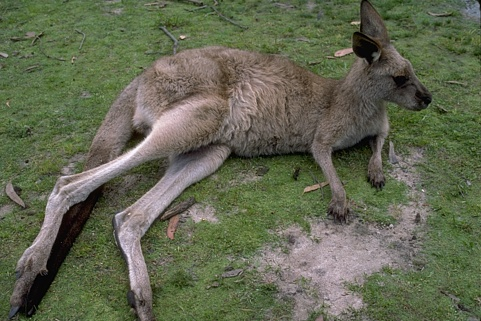
#> input picture VC_LISTA1/grupo 1/canguru.bmp, 481 x 321 px; its folder holds only this picture in this run
$ python 2a-filters_demo.py
#> lines starting #> are read from the running program, lines starting #| are printed output that depends on the picture
import os
import numpy as np
import cv2
import matplotlib.pyplot as plt


def conv_kernels(k1, k2):
    # convolution of small kernels (k1 * k2)
    return cv2.filter2D(k2, ddepth=-1, kernel=k1)


def ensure_float_kernel(k):
    kf = np.array(k, dtype=np.float64)
    # normalize sum if it's a box-like kernel (for display only)
    return kf


def process_one(path, out_dir):
#> called with path = 'VC_LISTA1/grupo 1/canguru.bmp', out_dir = 'VC_LISTA1/results_2a'
    img = cv2.imread(path, cv2.IMREAD_GRAYSCALE)
#> img: shape (321, 481); min 0, max 253, mean 99.5
    if img is None:
        print("cannot open", path)
        return None
    base = os.path.splitext(os.path.basename(path))[0]

    # define kernels
    h1 = np.ones((3, 3), dtype=np.float64) / 9.0
    h2 = np.array([[0, 1, 0], [1, -4, 1], [0, 1, 0]], dtype=np.float64)

    # compute in the two orders
    h2I = cv2.filter2D(img.astype(np.float64), ddepth=-1, kernel=h2)
    h1_h2I = cv2.filter2D(h2I, ddepth=-1, kernel=h1)

    h1I = cv2.filter2D(img.astype(np.float64), ddepth=-1, kernel=h1)
    h2_h1I = cv2.filter2D(h1I, ddepth=-1, kernel=h2)

    # combined kernel via discrete convolution (h1 * h2)
    combined_kernel = conv_kernels(h1, h2)
    combinedI = cv2.filter2D(img.astype(np.float64), ddepth=-1, kernel=combined_kernel)
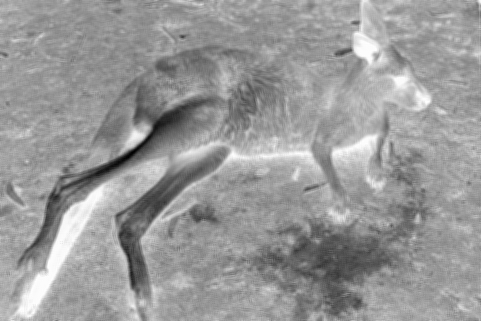
#> combinedI: shape (321, 481) float64; min -1617, max -29, mean -663.4; drawn with min black and max white

    # differences
    absdiff_2_3 = np.abs(h1_h2I - h2_h1I)

    # save images (scaled back to 0..255 properly)
    def save_gray(array, path):
        # clip and convert
#> called with path = 'VC_LISTA1/results_2a/canguru_h1h2I.png'
        a = np.clip(array, 0, 255).astype(np.uint8)
        cv2.imwrite(path, a)

    save_gray(h1_h2I, os.path.join(out_dir, base + "_h1h2I.png"))
    save_gray(h2_h1I, os.path.join(out_dir, base + "_h2h1I.png"))
    save_gray(combinedI, os.path.join(out_dir, base + "_combinedI.png"))
#> in save_gray (call 3), `a = np.clip(array, 0, 255).astype(np.uint8)`: a: shape (321, 481); every value is 0
    save_gray(absdiff_2_3, os.path.join(out_dir, base + "_absdiff23.png"))

    # save kernels as text and as visual enlarged images
    np.savetxt(os.path.join(out_dir, base + "_kernel_h1.txt"), h1, fmt="%.6f")
    np.savetxt(os.path.join(out_dir, base + "_kernel_h2.txt"), h2, fmt="%.6f")
    np.savetxt(
        os.path.join(out_dir, base + "_kernel_h1convh2.txt"),
        combined_kernel,
        fmt="%.6f",
    )

    def save_kernel_vis(k, path):
        # normalize to 0..255 for display
        kmin, kmax = k.min(), k.max()
        if kmax - kmin == 0:
            kv = np.zeros_like(k, dtype=np.uint8)
        else:
            kv = ((k - kmin) / (kmax - kmin) * 255).astype(np.uint8)
        # upscale for visibility
        up = cv2.resize(
            kv, (kv.shape[1] * 60, kv.shape[0] * 60), interpolation=cv2.INTER_NEAREST
        )
        cv2.imwrite(path, up)

    save_kernel_vis(h1, os.path.join(out_dir, base + "_kernel_h1_viz.png"))
    save_kernel_vis(h2, os.path.join(out_dir, base + "_kernel_h2_viz.png"))
#> in save_kernel_vis (call 2), `cv2.imwrite(path, up)`:
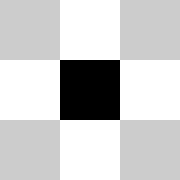
#> saved as canguru_kernel_h2_viz.png: shape (180, 180); min 0, max 255, mean 204
    save_kernel_vis(
        combined_kernel, os.path.join(out_dir, base + "_kernel_combined_viz.png")
    )
#> in save_kernel_vis (call 3), `cv2.imwrite(path, up)`:
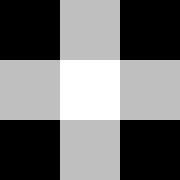
#> saved as canguru_kernel_combined_viz.png: shape (180, 180); min 0, max 255, mean 113.2

    # histograms
    plt.figure(figsize=(10, 6))
    plt.subplot(2, 1, 1)
    plt.imshow(img, cmap="gray")
    plt.title(base + " original")
    plt.axis("off")
    plt.subplot(2, 1, 2)
    for a, label in [
        (h1_h2I, "h1(h2(I))"),
        (h2_h1I, "h2(h1(I))"),
        (combinedI, "(h1*h2)I"),
        (absdiff_2_3, "absdiff"),
    ]:
        plt.hist(a.ravel(), bins=256, range=(0, 255), alpha=0.6, label=label)
#> this loop made 4 passes
#> label on passes 1 to 4: 'h1(h2(I))', 'h2(h1(I))', '(h1*h2)I', 'absdiff'
    plt.legend()
    plt.title("histograms")
    plt.tight_layout()
    plt.savefig(os.path.join(out_dir, base + "_hist_compare.png"), dpi=150)
#> figure, not shown here; panel 2: tallest bar 7242 high, from x = 0.996 to 1.99; panel 2: tallest bar 7287 high, from x = 0 to 0.996
    plt.close()

    # compute norms to quantify differences
    diff_norm = np.linalg.norm(h1_h2I - h2_h1I)
#> diff_norm = 1.5e-11
    combined_minus_ordered_norm = np.linalg.norm(combinedI - h1_h2I) + np.linalg.norm(
        combinedI - h2_h1I
    )
#> combined_minus_ordered_norm = 543509.3

    return {
        "base": base,
        "diff_norm": float(diff_norm),
        "combined_minus_ordered_norm": float(combined_minus_ordered_norm),
    }


def main():
    base_dir = os.path.dirname(__file__)
    folder = os.path.join(base_dir, "grupo 1")
    out = os.path.join(base_dir, "results_2a")
    os.makedirs(out, exist_ok=True)

    files = [
        f
        for f in os.listdir(folder)
        if f.lower().endswith((".png", ".jpg", ".bmp", ".tif", ".jpeg"))
    ]
    if not files:
        print("no images in", folder)
        return

    report = []
    for f in files:
        path = os.path.join(folder, f)
        print("processing", path)
        r = process_one(path, out)
#> r = {'base': 'canguru', 'diff_norm': 1.5e-11, 'combined_minus_ordered_norm': 543509.3}
        if r:
            report.append(r)

    # save simple report
    with open(os.path.join(out, "report_2a.txt"), "w") as fh:
        fh.write("base\tdiff_norm\tcombined_minus_ordered_norm\n")
        for r in report:
            fh.write(
                f"{r['base']}\t{r['diff_norm']:.6f}\t{r['combined_minus_ordered_norm']:.6f}\n"
            )
#> this loop made 1 pass

    print("done. outputs in", out)


if __name__ == "__main__":
    main()
#!/usr/bin/env python3
"""2a_filters_demo.py

Aplica h1 = Box 3x3 e h2 = Laplaciano 3x3 nas imagens de 'grupo 1' nas duas ordens:
 (i) h1*(h2*I)
 (ii) h2*(h1*I)

Também constrói o kernel combinado h1*h2 (convolução discreta de kernels) e aplica
 (h1*h2)*I. Salva imagens de saída, diferenças e histogramas em VC_LISTA1/results_2a/.
"""
import os
import numpy as np
import cv2
import matplotlib.pyplot as plt


def convolve_kernels(k1, k2):
    # 2D convolution of small kernels (no flips since we want standard convolution)
    s1 = k1.shape
    s2 = k2.shape
    out_shape = (s1[0] + s2[0] - 1, s1[1] + s2[1] - 1)
    out = np.zeros(out_shape, dtype=np.float64)
    # perform convolution
    for i in range(s1[0]):
        for j in range(s1[1]):
            out[i : i + s2[0], j : j + s2[1]] += k1[i, j] * k2
    return out


def apply_and_save(img, kernel, filename):
    # filter2D with same depth as src
    filtered = cv2.filter2D(img, ddepth=-1, kernel=kernel)
    cv2.imwrite(filename, filtered)
    return filtered


def plot_and_save_hist(orig, imgs, labels, out_base):
    plt.figure(figsize=(10, 6))
    plt.subplot(2, 1, 1)
    plt.imshow(orig, cmap="gray")
    plt.title("Original (gray)")
    plt.axis("off")

    plt.subplot(2, 1, 2)
    for im, lab in zip(imgs, labels):
        plt.hist(im.ravel(), bins=256, range=(0, 255), alpha=0.6, label=lab)
    plt.legend()
    plt.title("Histogramas")
    plt.tight_layout()
    plt.savefig(out_base + "_hist.png", dpi=150)
    plt.close()


def process_image(path, out_dir):
#> called with path = 'VC_LISTA1/grupo 1/canguru.bmp', out_dir = 'VC_LISTA1/results_2a'
    img = cv2.imread(path, cv2.IMREAD_GRAYSCALE)
    if img is None:
        print("Não foi possível abrir", path)
        return
    base = os.path.splitext(os.path.basename(path))[0]

    # definindo kernels
    h1 = np.ones((3, 3), dtype=np.float32) / 9.0  # Box 3x3
    h2 = np.array(
        [[0, 1, 0], [1, -4, 1], [0, 1, 0]], dtype=np.float32
    )  # Laplacian 4-neighbors

    # (i) h1*(h2*I)
    h2_I = cv2.filter2D(img, ddepth=-1, kernel=h2)
    h1_h2I = cv2.filter2D(h2_I, ddepth=-1, kernel=h1)
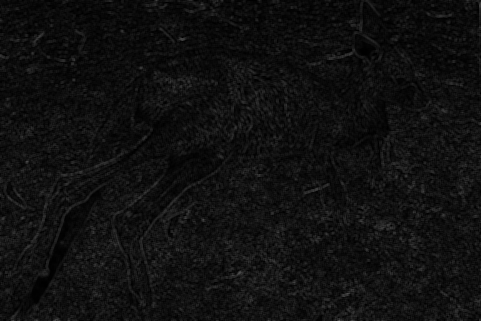
#> h1_h2I: shape (321, 481); min 0, max 88, mean 16

    # (ii) h2*(h1*I)
    h1_I = cv2.filter2D(img, ddepth=-1, kernel=h1)
    h2_h1I = cv2.filter2D(h1_I, ddepth=-1, kernel=h2)

    # kernel combinado (convolução discreta) h1*h2
    combined_kernel = convolve_kernels(h1, h2)
    # Note: filter2D expects kernel center; combined may be 5x5
    combined = cv2.filter2D(img, ddepth=-1, kernel=combined_kernel)

    # salvar imagens
    out_i = os.path.join(out_dir, base + "_h1_h2I.png")
    out_ii = os.path.join(out_dir, base + "_h2_h1I.png")
    out_comb = os.path.join(out_dir, base + "_h1convh2_I.png")
    cv2.imwrite(out_i, h1_h2I)
    cv2.imwrite(out_ii, h2_h1I)
    cv2.imwrite(out_comb, combined)

    # salvar diferença absoluta
    diff = cv2.absdiff(h1_h2I.astype(np.int16), h2_h1I.astype(np.int16)).astype(
        np.uint8
    )
    out_diff = os.path.join(out_dir, base + "_absdiff.png")
    cv2.imwrite(out_diff, diff)

    # ---- parte b) |I - lowpass(I)| usando Box 3x3 como passa-baixa ----
    lp_box = cv2.filter2D(img, ddepth=-1, kernel=h1)
    abs_diff_lp = cv2.absdiff(img, lp_box)
    out_lp_diff = os.path.join(out_dir, base + "_abs_I_minus_box.png")
    cv2.imwrite(out_lp_diff, abs_diff_lp)

    # salvar kernel high-pass = delta - box (visualizar)
    # delta impulse matching combined_kernel size
    kh, kw = combined_kernel.shape
    delta = np.zeros_like(combined_kernel)
    cy, cx = kh // 2, kw // 2
    delta[cy, cx] = 1.0
    # place 3x3 box kernel centered in padded kernel
    box_padded = np.zeros_like(combined_kernel)
    bh, bw = h1.shape
    start_y = cy - bh // 2
    start_x = cx - bw // 2
    box_padded[start_y : start_y + bh, start_x : start_x + bw] = h1
    highpass_kernel = delta - box_padded
    hp_min, hp_max = highpass_kernel.min(), highpass_kernel.max()
    if hp_max - hp_min != 0:
        hp_vis = ((highpass_kernel - hp_min) / (hp_max - hp_min) * 255).astype(np.uint8)
    else:
        hp_vis = (highpass_kernel * 0).astype(np.uint8)
    # salvar versão visual ampliada do kernel high-pass
    hp_vis_path = os.path.join(out_dir, base + "_highpass_kernel.png")
    # upscale para visualização (nearest to keep discrete blocks)
    up_scale = 60
    hp_vis_up = cv2.resize(
        hp_vis,
        (hp_vis.shape[1] * up_scale, hp_vis.shape[0] * up_scale),
        interpolation=cv2.INTER_NEAREST,
    )
    cv2.imwrite(hp_vis_path.replace(".png", "_viz.png"), hp_vis_up)
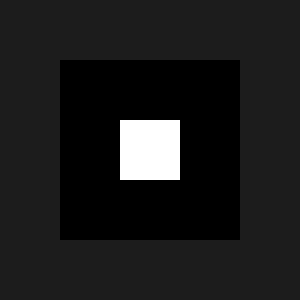
#> saved as canguru_highpass_kernel_viz.png: shape (300, 300); min 0, max 255, mean 28.1
    # salvar também valores numéricos do kernel
    np.savetxt(
        os.path.join(out_dir, base + "_highpass_kernel.txt"),
        highpass_kernel,
        fmt="%.6f",
        delimiter="\t",
    )

    # salvar kernel visualização (normalized for display)
    kvis = combined_kernel.copy()
    # normalize to 0..255 for saving
    kmin, kmax = kvis.min(), kvis.max()
    if kmax - kmin != 0:
        kvis_n = ((kvis - kmin) / (kmax - kmin) * 255).astype(np.uint8)
    else:
        kvis_n = (kvis * 0).astype(np.uint8)
    # salvar versão visual ampliada do kernel combinado
    kvis_path = os.path.join(out_dir, base + "_combined_kernel.png")
    up_scale = 60
    kvis_up = cv2.resize(
        kvis_n,
        (kvis_n.shape[1] * up_scale, kvis_n.shape[0] * up_scale),
        interpolation=cv2.INTER_NEAREST,
    )
    cv2.imwrite(kvis_path.replace(".png", "_viz.png"), kvis_up)
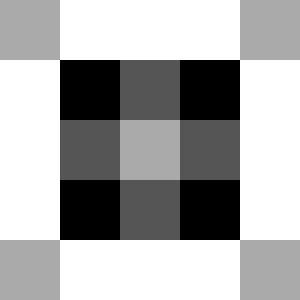
#> saved as canguru_combined_kernel_viz.png: shape (300, 300); min 0, max 255, mean 170
    # salvar valores numéricos do kernel combinado
    np.savetxt(
        os.path.join(out_dir, base + "_combined_kernel.txt"),
        combined_kernel,
        fmt="%.6f",
        delimiter="\t",
    )

    # histograms
    plot_and_save_hist(
        img,
        [h1_h2I, h2_h1I, combined, diff],
        ["h1(h2(I))", "h2(h1(I))", "combined(I)", "absdiff"],
        os.path.join(out_dir, base),
    )
#> the loop in plot_and_save_hist, `for im, lab in zip(imgs, labels):` made 4 passes
#> in plot_and_save_hist, `plt.savefig(out_base + "_hist.png", dpi=150)`:
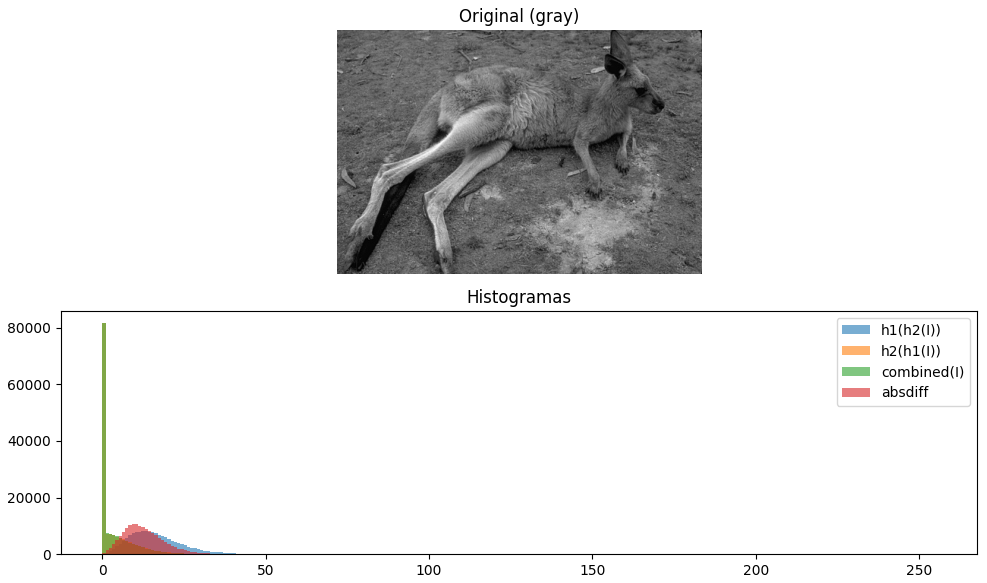
#> figure drawn by matplotlib, 2 panels; panel 2: tallest bar 8299 high, from x = 12.95 to 13.95; panel 2: tallest bar 81629 high, from x = 0 to 0.996; panel 2: tallest bar 81770 high, from x = 0 to 0.996

    print("Salvo para", base)


def main(folder="grupo 1"):
    base_dir = os.path.dirname(__file__)
    folder_path = os.path.join(base_dir, folder)
    out_dir = os.path.join(base_dir, "results_2a")
    os.makedirs(out_dir, exist_ok=True)

    files = [
        f
        for f in os.listdir(folder_path)
        if f.lower().endswith((".png", ".jpg", ".jpeg", ".bmp", ".tif"))
    ]
    if not files:
        print("Nenhuma imagem encontrada em", folder_path)
        return

    # processar apenas a primeira imagem para atender "para uma das imagens"
    first = files[0]
    process_image(os.path.join(folder_path, first), out_dir)


if __name__ == "__main__":
    main("grupo 1")

$ run again, on VC_LISTA1/grupo 1/cavalo.bmp
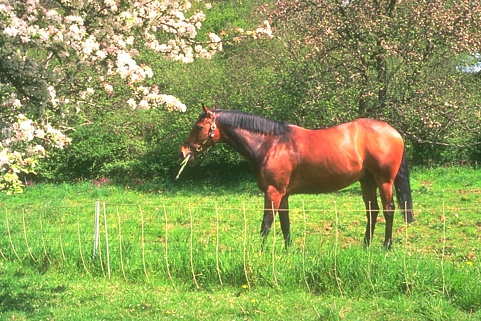
#> input picture VC_LISTA1/grupo 1/cavalo.bmp, 481 x 321 px
#> a: shape (321, 481); every value is 0
#> the loop in process_one, `for a, label in [ (h1_h2I, "h1(h2(I))"), (h2_h1I, "h2(h1(I))"), (combi..` made 4 passes
#> label on passes 1 to 4: 'h1(h2(I))', 'h2(h1(I))', '(h1*h2)I', 'absdiff'
#> diff_norm = 2.22e-11
#> combined_minus_ordered_norm = 791734
#> in main, `r = process_one(path, out)`: r = {'base': 'cavalo', 'diff_norm': 2.22e-11, 'combined_minus_ordered_norm': 791734}
#> the loop in main, `for r in report:` made 1 pass
#> in process_image, `abs_diff_lp = cv2.absdiff(img, lp_box)`:
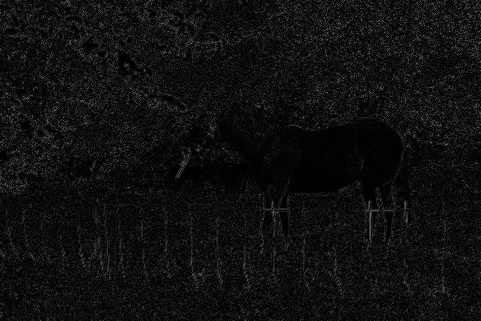
#> abs_diff_lp: shape (321, 481); min 0, max 129, mean 15.7
#> the loop in plot_and_save_hist, `for im, lab in zip(imgs, labels):` made 4 passes
#> in plot_and_save_hist, `plt.savefig(out_base + "_hist.png", dpi=150)`:
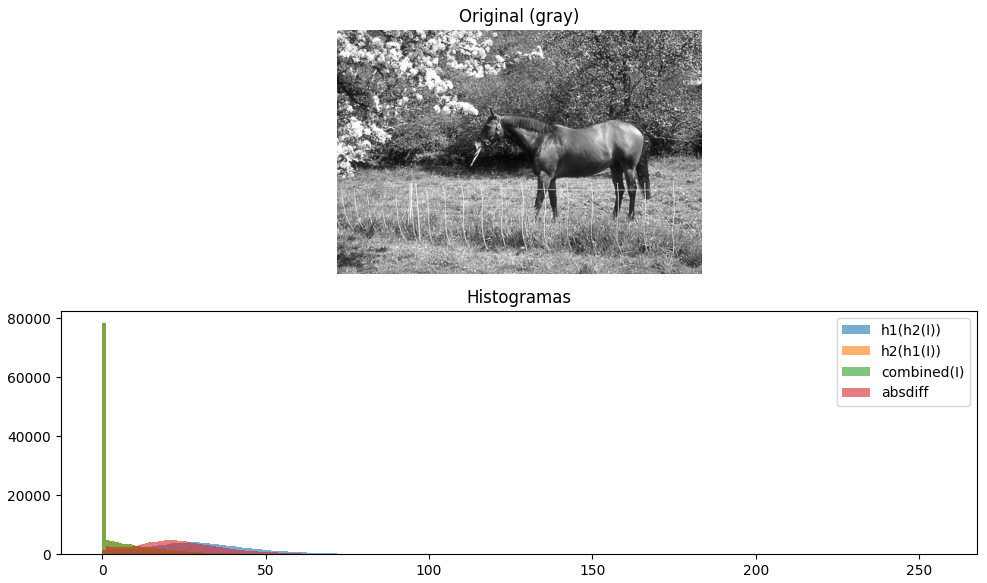
#> figure drawn by matplotlib, 2 panels; panel 2: tallest bar 4166 high, from x = 27.89 to 28.89; panel 2: tallest bar 78591 high, from x = 0 to 0.996; panel 2: tallest bar 78546 high, from x = 0 to 0.996

$ run again, on VC_LISTA1/grupo 1/tigre.bmp
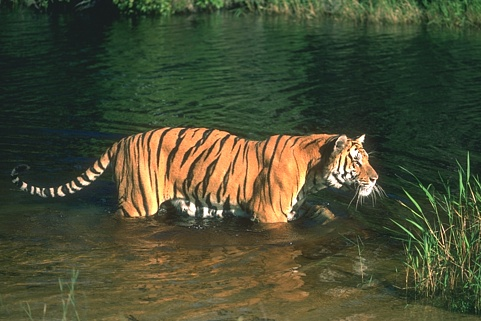
#> input picture VC_LISTA1/grupo 1/tigre.bmp, 481 x 321 px
#> a: shape (321, 481); every value is 0
#> the loop in process_one, `for a, label in [ (h1_h2I, "h1(h2(I))"), (h2_h1I, "h2(h1(I))"), (combi..` made 4 passes
#> label on passes 1 to 4: 'h1(h2(I))', 'h2(h1(I))', '(h1*h2)I', 'absdiff'
#> diff_norm = 1.2e-11
#> combined_minus_ordered_norm = 430860.8
#> in main, `r = process_one(path, out)`: r = {'base': 'tigre', 'diff_norm': 1.2e-11, 'combined_minus_ordered_norm': 430860.8}
#> the loop in main, `for r in report:` made 1 pass
#> the loop in plot_and_save_hist, `for im, lab in zip(imgs, labels):` made 4 passes
#> in plot_and_save_hist, `plt.savefig(out_base + "_hist.png", dpi=150)`:
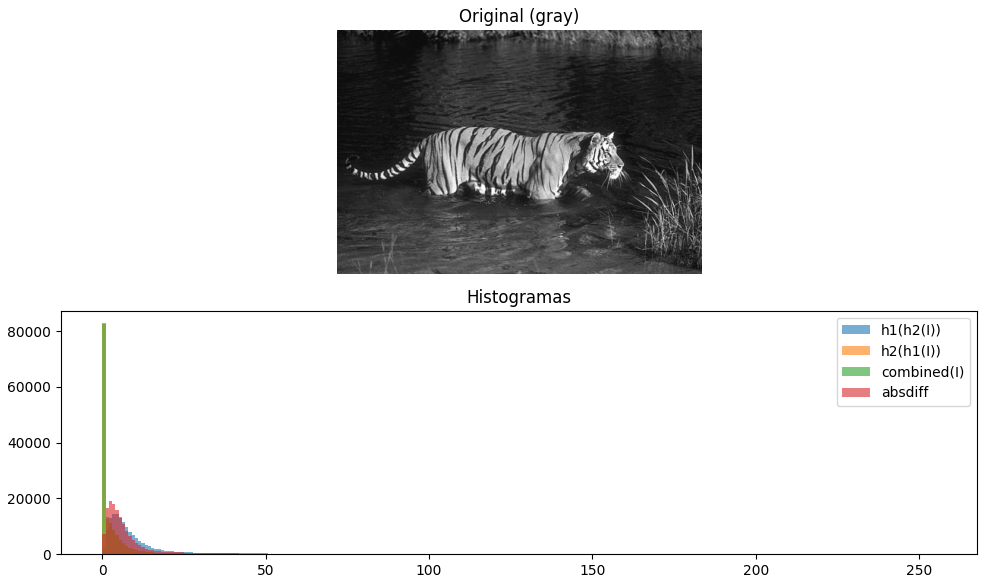
#> figure drawn by matplotlib, 2 panels; panel 2: tallest bar 14496 high, from x = 2.99 to 3.98; panel 2: tallest bar 82403 high, from x = 0 to 0.996; panel 2: tallest bar 83081 high, from x = 0 to 0.996
